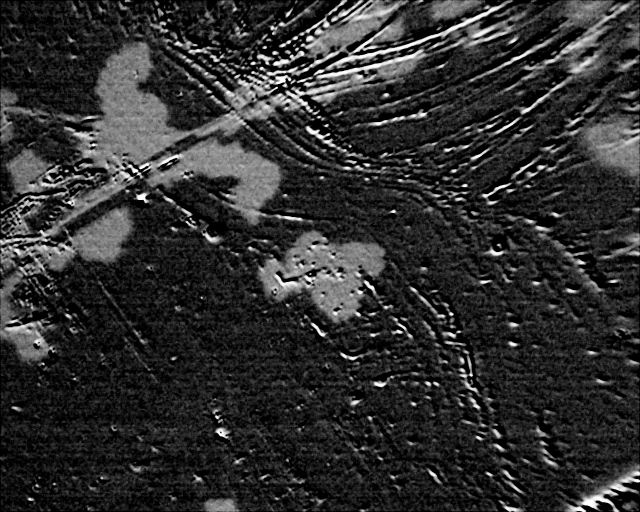
#> input picture test/test fotos/Resta-P8139-150Oe-50ms-1000.tif, 1280 x 1024 px, found by its file name (shown at 1/2 size)
$ python bordes.py
#> lines starting #> are read from the running program, lines starting #| are printed output that depends on the picture; after the words box and inside, x2 and y2 are one past the last pixel; in counts of white or black regions, pixels touching at a corner belong together; long printed decimals are rounded
import numpy as np
import matplotlib.pyplot as plt
from skimage.filters import gaussian, threshold_otsu, sobel
from skimage.measure import find_contours
from scipy.ndimage import uniform_filter
from scipy.signal import find_peaks

class ImageEnhancer:
    def __init__(self, imagen, sigma_background=100, alpha=0):
        self.image = imagen
        self.sigma_background = sigma_background
        self.alpha = alpha

    def _subtract_background(self):
        background = gaussian(self.image.astype(np.float32), sigma=self.sigma_background, preserve_range=True)
        corrected = self.image.astype(np.float32) - self.alpha * background
        return corrected

    def _detect_histogram_peaks(self, image, min_intensity=5, min_dist=30):
        histograma, bins = np.histogram(image[image > min_intensity], bins=256, range=(0, 255))
        histograma[:5] = 0
        hist = gaussian(histograma.astype(float), sigma=5)
        peaks, _ = find_peaks(hist, distance=min_dist)
        peak_vals = hist[peaks]
        if len(peaks) < 2:
            raise ValueError("No se detectaron dos picos suficientemente separados en el histograma.")
        sorted_indices = np.argsort(peak_vals)[-2:]
        top_peaks = peaks[sorted_indices]
        top_peaks.sort()
        centro = (top_peaks[0] + top_peaks[1]) / 2
        sigma = abs(top_peaks[0] - centro)
        return centro, sigma, hist, top_peaks

    def _enhance_tanh_diff2(self, corrected, centro, sigma):
        delta = corrected - centro
        return np.exp(-0.5 * (delta / sigma) ** 2) * delta

    def _apply_tanh(self, image, ganancia=1, centro=100, sigma=50):
        delta = image - centro
        return 0.5 * (np.tanh(0.5 * delta / sigma) + 1)

    def _find_large_contours(self, binary, percentil_contornos=0):
        contours = find_contours(binary, level=0.5)
        if percentil_contornos > 0:
            def area_contorno(contour):
                x = contour[:, 1]
                y = contour[:, 0]
                return 0.5 * np.abs(np.dot(x, np.roll(y, 1)) - np.dot(y, np.roll(x, 1)))
            areas = np.array([area_contorno(c) for c in contours])
            umbral = np.percentile(areas, percentil_contornos)
            return [c for c, a in zip(contours, areas) if a >= umbral]
        return contours

    def _find_contours_by_sobel(self, image, levels=[0.1], percentil_contornos=0):
        edges = sobel(image.astype(float) / 255.0)
        contornos = []
        for nivel in levels:
            c = find_contours(edges, level=nivel)
            contornos.extend(c)
        if percentil_contornos > 0 and contornos:
            def area_contorno(contour):
                x = contour[:, 1]
                y = contour[:, 0]
                return 0.5 * np.abs(np.dot(x, np.roll(y, 1)) - np.dot(y, np.roll(x, 1)))
            areas = np.array([area_contorno(c) for c in contornos])
            umbral = np.percentile(areas, percentil_contornos)
            contornos = [c for c, a in zip(contornos, areas) if a >= umbral]
        return contornos

    def procesar(self, suavizado=5, ganancia_tanh=0.1, mostrar=True, percentil_contornos=0, min_dist_picos=30, metodo_contorno="sobel"):
        corrected = self._subtract_background()
        centro, sigma, hist, top_peaks = self._detect_histogram_peaks(corrected, min_dist=min_dist_picos)

        enhanced = self._enhance_tanh_diff2(corrected, centro, sigma)
        enhanced_norm = (enhanced - enhanced.min()) / (enhanced.max() - enhanced.min())
        enhanced_uint8 = (enhanced_norm * 255).astype(np.uint8)

        smooth = uniform_filter(enhanced_uint8, size=suavizado)
        centro1, sigma1, hist, top_peaks = self._detect_histogram_peaks(smooth, min_dist=min_dist_picos)

        enhanced2 = self._apply_tanh(smooth, ganancia=ganancia_tanh, centro=centro1, sigma=sigma1)
        enhanced2_norm = (enhanced2 - enhanced2.min()) / (enhanced2.max() - enhanced2.min())
        enhanced2_uint8 = (enhanced2_norm * 255).astype(np.uint8)

        #threshold = threshold_otsu(enhanced2_uint8)
        threshold = np.mean(enhanced2_uint8)
        print(threshold)
        binary = (enhanced2_uint8 > threshold).astype(np.uint8) * 255

        if metodo_contorno == "sobel":
            sobel_image = sobel(enhanced2_uint8.astype(float) / 255.0)
            contornos = self._find_contours_by_sobel(enhanced2_uint8, levels=[0.16], percentil_contornos=percentil_contornos)
            imagen_contorno = sobel_image  # Ahora sí, se muestra la imagen del sobel real
        elif metodo_contorno == "binarizacion":
            contornos = self._find_large_contours(binary, percentil_contornos=percentil_contornos)
            imagen_contorno = binary
        else:
            raise ValueError(f"Método de contorno no reconocido: {metodo_contorno}")

        if mostrar:
            self._mostrar_resultados(enhanced_uint8, smooth, enhanced2_uint8, binary, contornos, hist, top_peaks, threshold, imagen_contorno)

        return binary, contornos

    def _mostrar_resultados(self, enhanced_uint8, smooth, enhanced2_uint8, binary, contornos, hist, top_peaks, threshold, imagen_contorno):
        plt.figure(figsize=(18, 10))

        plt.subplot(2, 3, 1)
        plt.imshow(self.image, cmap='gray')
        for c in contornos:
            plt.scatter(c[:, 1], c[:, 0], s=1, c='cyan')
        plt.title("Original + contornos")
        plt.axis('off')

        plt.subplot(2, 3, 2)
        plt.imshow(enhanced_uint8, cmap='gray')
        plt.title("Realce (x*exp(-0.5(x/sigma)**2))")
        plt.axis('off')

        plt.subplot(2, 3, 3)
        plt.imshow(smooth, cmap='gray')
        plt.title("Suavizado")
        plt.axis('off')

        plt.subplot(2, 3, 4)
        plt.imshow(enhanced2_uint8, cmap='gray')
        plt.title("Tanh final")
        plt.axis('off')

        plt.subplot(2, 3, 5)
        plt.imshow(imagen_contorno, cmap='gray')
        for c in contornos:
            plt.scatter(c[:, 1], c[:, 0], s=1, c='cyan')
        plt.title(f'Contorno sobre {"sobel" if imagen_contorno is enhanced2_uint8 else "binarizada"}')
        plt.axis('off')

        plt.subplot(2, 3, 6)
        plt.plot(hist, color='gray')
        plt.scatter(top_peaks, hist[top_peaks], color='red')
        plt.title("Histograma + Picos seleccionados")
        plt.xlabel("Intensidad")
        plt.ylabel("Frecuencia")

        print(f"Cantidad de contornos detectados: {len(contornos)}")

        plt.tight_layout()
        plt.show()


#%%

from skimage.io import imread

imagen = imread(r"C:\Users\Marina\Documents\Labo 6\LuCam-app\test\test fotos\Resta-P8139-150Oe-50ms-1000.tif")[400:700, 475:825]
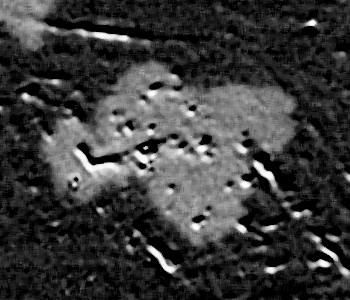
#> imagen: shape (300, 350); min 0, max 254, mean 58.3
#imagen = imread("C:/Users/Tomas/Desktop/FACULTAD/LABO 6/Resta-P8139-150Oe-50ms-1000.tif")[400:700, 475:825]
enhancer = ImageEnhancer(imagen=imagen)
binary, contornos = enhancer.procesar(
    suavizado=3,
    percentil_contornos=99.9,
    min_dist_picos=5,
    metodo_contorno="binarizacion"
)
#> in _subtract_background, `background = gaussian(self.image.astype(np.float32), sigma=self.sigma_..`:
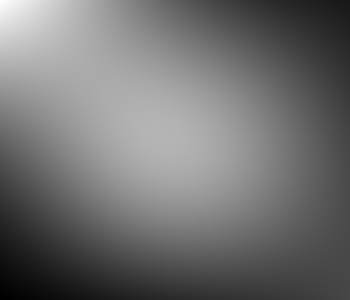
#> background: shape (300, 350) float32; min 32.23, max 78.46, mean 52.7; drawn with min black and max white
#> in _detect_histogram_peaks, `histograma, bins = np.histogram(image[image > min_intensity], bins=256..`: histograma = 256 values, max 6660 at index 30, min 0 at index 0, mean 342.3; bins = 257 values from 0 to 255
#> in _detect_histogram_peaks, `hist = gaussian(histograma.astype(float), sigma=5)`: hist = 256 values, max 1270.5 at index 27, min 18.71 at index 255, mean 341.8
#> in _detect_histogram_peaks, `peaks, _ = find_peaks(hist, distance=min_dist)`: peaks = [27, 131, 245]
#> in _detect_histogram_peaks, `peak_vals = hist[peaks]`: peak_vals = [1270.5, 486.9, 46]
#> in _detect_histogram_peaks, `sorted_indices = np.argsort(peak_vals)[-2:]`: sorted_indices = [1, 0]
#> in _detect_histogram_peaks, `top_peaks = peaks[sorted_indices]`: top_peaks = [131, 27]
#> in _detect_histogram_peaks, `centro = (top_peaks[0] + top_peaks[1]) / 2`: centro = 79
#> in _detect_histogram_peaks, `sigma = abs(top_peaks[0] - centro)`: sigma = 52
#> in procesar, `centro, sigma, hist, top_peaks = self._detect_histogram_peaks(correcte..`: centro = 79; sigma = 52; top_peaks = [27, 131]
#> in procesar, `smooth = uniform_filter(enhanced_uint8, size=suavizado)`:
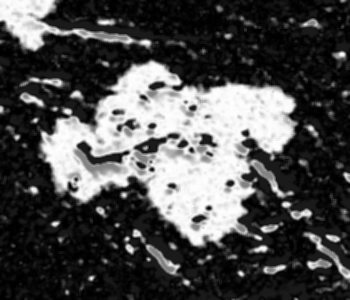
#> smooth: shape (300, 350); min 0, max 255, mean 76.6
#> in procesar, `centro1, sigma1, hist, top_peaks = self._detect_histogram_peaks(smooth..`: centro1 = 130; sigma1 = 118; hist = 256 values, max 1886.6 at index 12, min 69.28 at index 115, mean 329.4; top_peaks = [12, 248]
#> in _apply_tanh, `return 0.5 * (np.tanh(0.5 * delta / sigma) + 1)`:
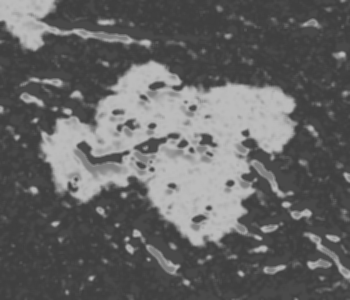
#> returned value: shape (300, 350) float64; min 0.249, max 0.743, mean 0.396
#> in procesar, `threshold = np.mean(enhanced2_uint8)`: threshold = 75.13
#| 75.131
#> in procesar, `binary = (enhanced2_uint8 > threshold).astype(np.uint8) * 255`:
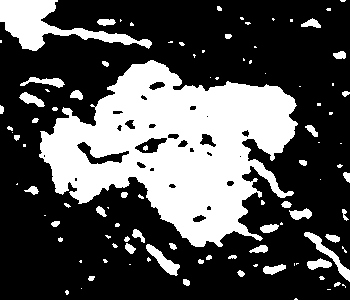
#> binary: shape (300, 350); 31.7% white; 101 white regions (55 under 20 px), largest, box (x1, y1, x2, y2) and area: (39, 60, 298, 247) 26418, (0, 0, 152, 51) 2778, (304, 232, 350, 282) 434
#> in _find_large_contours, `contours = find_contours(binary, level=0.5)`: contours = 129 point arrays, longest 1607 points
#> in _find_large_contours, `areas = np.array([area_contorno(c) for c in contours])`: areas = 129 values, max 28304.3 at index 21, min 7.69e-06 at index 43, mean 283.7
#> in _find_large_contours, `umbral = np.percentile(areas, percentil_contornos)`: umbral = 24970.4
#> in procesar, `contornos = self._find_large_contours(binary, percentil_contornos=perc..`: contornos = 1 point arrays, longest 1607 points
#> the loop in _mostrar_resultados, `for c in contornos:` made 1 pass
#| Cantidad de contornos detectados: 1
#> in _mostrar_resultados, `plt.show()`:
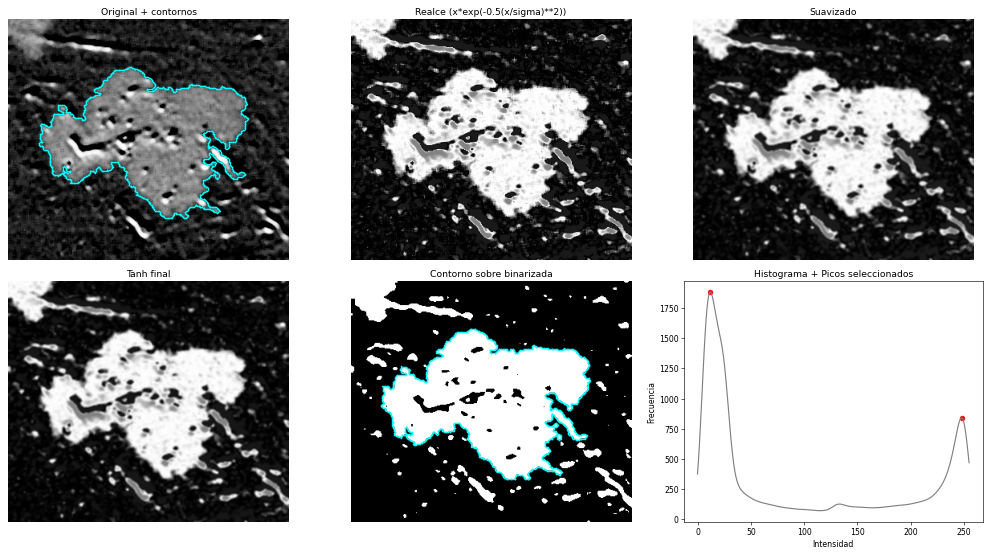
#> figure drawn by matplotlib, 6 panels; panel 6: curve peaks at x = 12, y = 1886.6
#> contornos = 1 point arrays, longest 1607 points

#%%

import matplotlib.pyplot as plt
from matplotlib.widgets import RectangleSelector
from imageio.v2 import imread

# [8 lines of commented-out code are left out]

fig, (ax_img, ax_hist) = plt.subplots(1, 2, figsize=(10, 5))

# Mostrar la imagen
ax_img.imshow(imagen, cmap='gray')
ax_img.set_title("Seleccioná una zona")
ax_img.axis('off')

# Histograma vacío al inicio
hist_plot = ax_hist.hist([], bins=256, color='gray')
ax_hist.set_title("Histograma de la zona")
ax_hist.set_xlabel("Intensidad")
ax_hist.set_ylabel("Frecuencia")

# Función que se ejecuta cuando se selecciona una zona
def onselect(eclick, erelease):
    x1, y1 = int(eclick.xdata), int(eclick.ydata)
    x2, y2 = int(erelease.xdata), int(erelease.ydata)

    xmin, xmax = sorted([x1, x2])
    ymin, ymax = sorted([y1, y2])

    zona = imagen[ymin:ymax, xmin:xmax]

    ax_hist.cla()  # limpiar histograma anterior
    ax_hist.hist(zona.ravel(), bins=256, color='gray')
    ax_hist.set_title(f"Histograma zona ({xmin}:{xmax}, {ymin}:{ymax})")
    ax_hist.set_xlabel("Intensidad")
    ax_hist.set_ylabel("Frecuencia")

    fig.canvas.draw_idle()

# Activar el selector
selector = RectangleSelector(ax_img, onselect,
                             useblit=True,
                             button=[1],
                             minspanx=5, minspany=5,
                             spancoords='pixels',
                             interactive=True)

plt.tight_layout()
plt.show()

#%%


x = np.linspace(0,255,1000)

y = (x-79)*(np.tanh((x-27)/(27-12))-np.tanh((x-131)/(131-117)))

plt.plot(x,y)
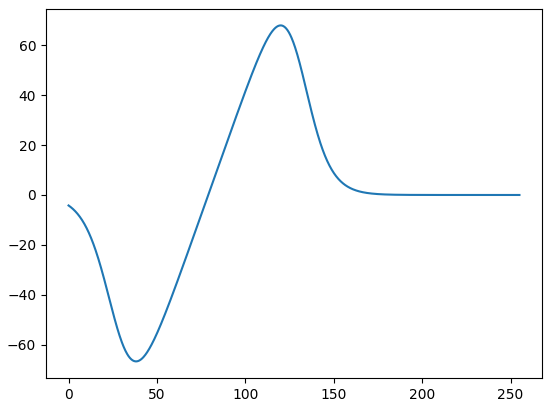
#> figure drawn by matplotlib, 1 panel; curve peaks at x = 120, y = 67.89

$ run again, with test/test fotos/Resta-P8139-150Oe-50ms-88.tif copied over test/test fotos/Resta-P8139-150Oe-50ms-1000.tif
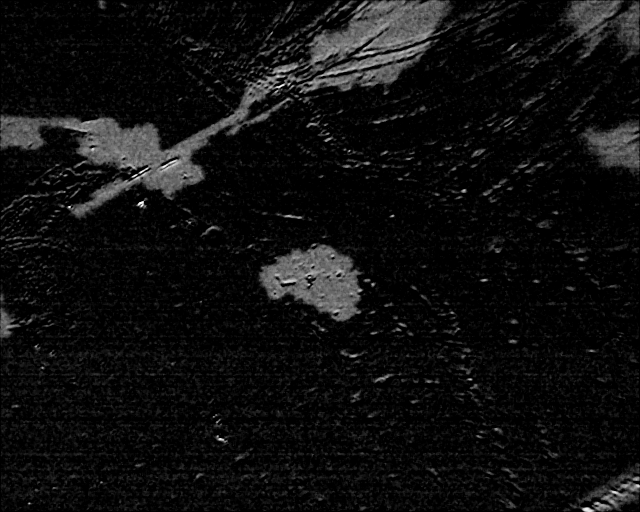
#> input picture test/test fotos/Resta-P8139-150Oe-50ms-88.tif, 1280 x 1024 px, found by its file name (shown at 1/2 size)
#> histograma = 256 values, max 5470 at index 10, min 0 at index 0, mean 151; bins = 257 values from 0 to 255
#> in _detect_histogram_peaks, `hist = gaussian(histograma.astype(float), sigma=5)`: hist = 256 values, max 765 at index 14, min 0 at index 241, mean 150.6
#> peaks = [14, 109, 178]
#> peak_vals = [765, 378.2, 12.43]
#> sorted_indices = [1, 0]
#> in _detect_histogram_peaks, `top_peaks = peaks[sorted_indices]`: top_peaks = [109, 14]
#> in _detect_histogram_peaks, `centro = (top_peaks[0] + top_peaks[1]) / 2`: centro = 61.5
#> in _detect_histogram_peaks, `sigma = abs(top_peaks[0] - centro)`: sigma = 47.5
#> in procesar, `centro, sigma, hist, top_peaks = self._detect_histogram_peaks(correcte..`: centro = 61.5; sigma = 47.5; top_peaks = [14, 109]
#> in procesar, `centro1, sigma1, hist, top_peaks = self._detect_histogram_peaks(smooth..`: centro1 = 127.5; sigma1 = 119.5; hist = 256 values, max 4863.5 at index 8, min 25.46 at index 112, mean 327.2; top_peaks = [8, 247]
#> threshold = 49.6
#| 49.595
#> in procesar, `binary = (enhanced2_uint8 > threshold).astype(np.uint8) * 255`:
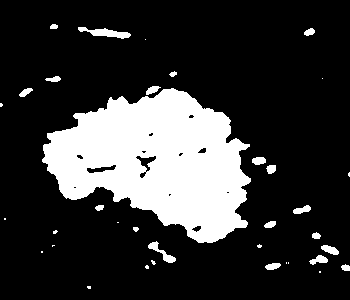
#> binary: shape (300, 350); 20.7% white; 36 white regions (16 under 20 px), largest, box (x1, y1, x2, y2) and area: (42, 88, 251, 243) 20019, (78, 27, 131, 39) 301, (148, 241, 176, 263) 183
#> contours = 48 point arrays, longest 933 points
#> areas = 48 values, max 20719.7 at index 9, min 0.00393 at index 22, mean 480.7
#> umbral = 19762.6
#> in procesar, `contornos = self._find_large_contours(binary, percentil_contornos=perc..`: contornos = 1 point arrays, longest 933 points
#> the loop in _mostrar_resultados, `for c in contornos:` made 1 pass
#| Cantidad de contornos detectados: 1
#> `plt.show()`:
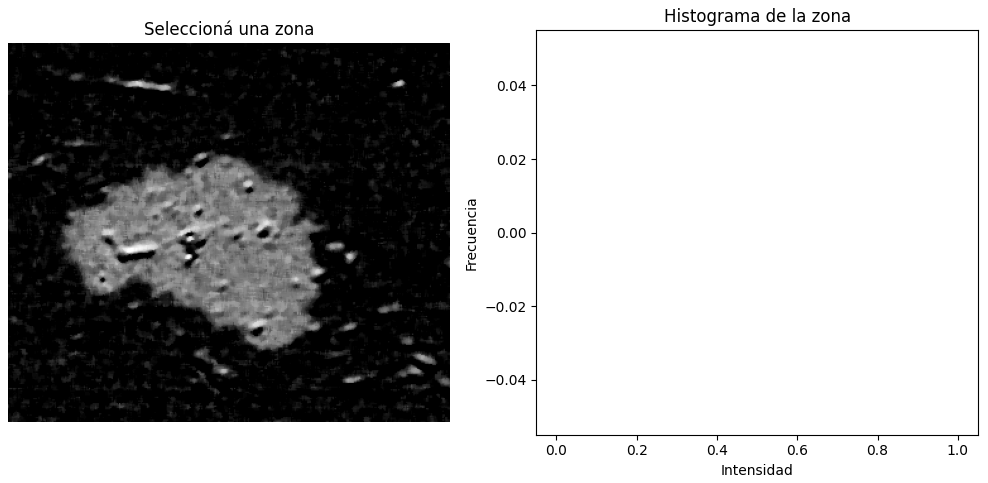
#> figure drawn by matplotlib, 2 panels

$ run again, with test/test fotos/2000.tif copied over test/test fotos/Resta-P8139-150Oe-50ms-1000.tif
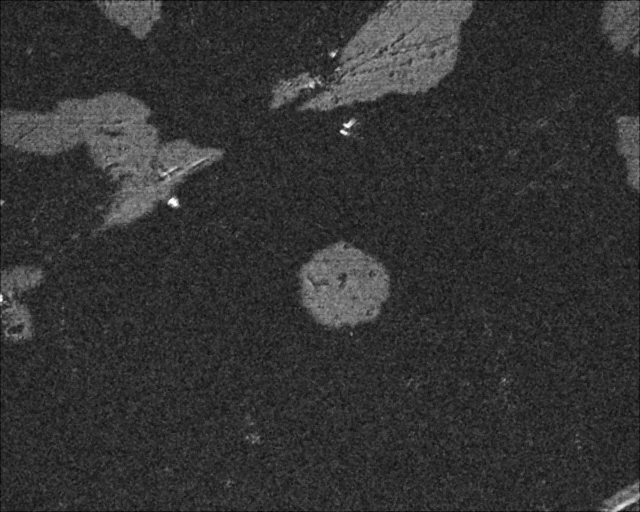
#> input picture test/test fotos/2000.tif, 1280 x 1024 px, found by its file name (shown at 1/2 size)
#> histograma = 256 values, max 16370 at index 43, min 0 at index 0, mean 410.2; bins = 257 values from 0 to 255
#> in _detect_histogram_peaks, `hist = gaussian(histograma.astype(float), sigma=5)`: hist = 256 values, max 2891 at index 43, min 0 at index 189, mean 410.2
#> peaks = [43, 111]
#> peak_vals = [2891, 517.6]
#> sorted_indices = [1, 0]
#> in _detect_histogram_peaks, `top_peaks = peaks[sorted_indices]`: top_peaks = [111, 43]
#> in _detect_histogram_peaks, `centro = (top_peaks[0] + top_peaks[1]) / 2`: centro = 77
#> in _detect_histogram_peaks, `sigma = abs(top_peaks[0] - centro)`: sigma = 34
#> in procesar, `centro, sigma, hist, top_peaks = self._detect_histogram_peaks(correcte..`: centro = 77; sigma = 34; top_peaks = [43, 111]
#> in procesar, `centro1, sigma1, hist, top_peaks = self._detect_histogram_peaks(smooth..`: centro1 = 127.5; sigma1 = 117.5; hist = 256 values, max 2352.3 at index 10, min 30.06 at index 107, mean 273; top_peaks = [10, 245]
#> threshold = 56.07
#| 56.070
#> in procesar, `binary = (enhanced2_uint8 > threshold).astype(np.uint8) * 255`:
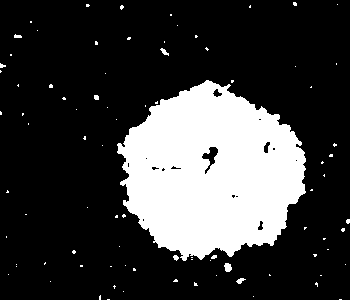
#> binary: shape (300, 350); 23.3% white; 87 white regions (80 under 20 px), largest, box (x1, y1, x2, y2) and area: (117, 80, 306, 261) 23786, (224, 263, 232, 272) 55, (160, 48, 169, 56) 33
#> contours = 102 point arrays, longest 969 points
#> areas = 102 values, max 24457.7 at index 22, min 7.69e-06 at index 46, mean 251
#> umbral = 22000.9
#> in procesar, `contornos = self._find_large_contours(binary, percentil_contornos=perc..`: contornos = 1 point arrays, longest 969 points
#> the loop in _mostrar_resultados, `for c in contornos:` made 1 pass
#| Cantidad de contornos detectados: 1
#> `plt.show()`:
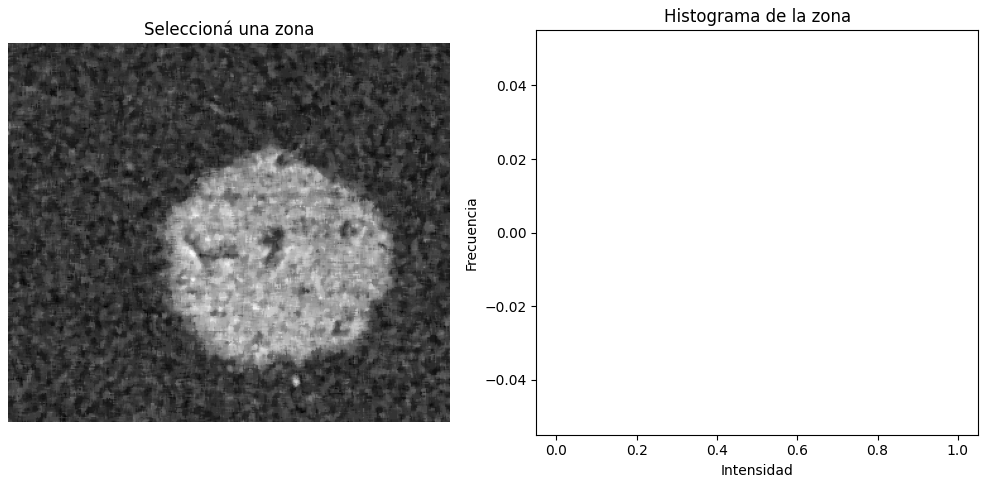
#> figure drawn by matplotlib, 2 panels
